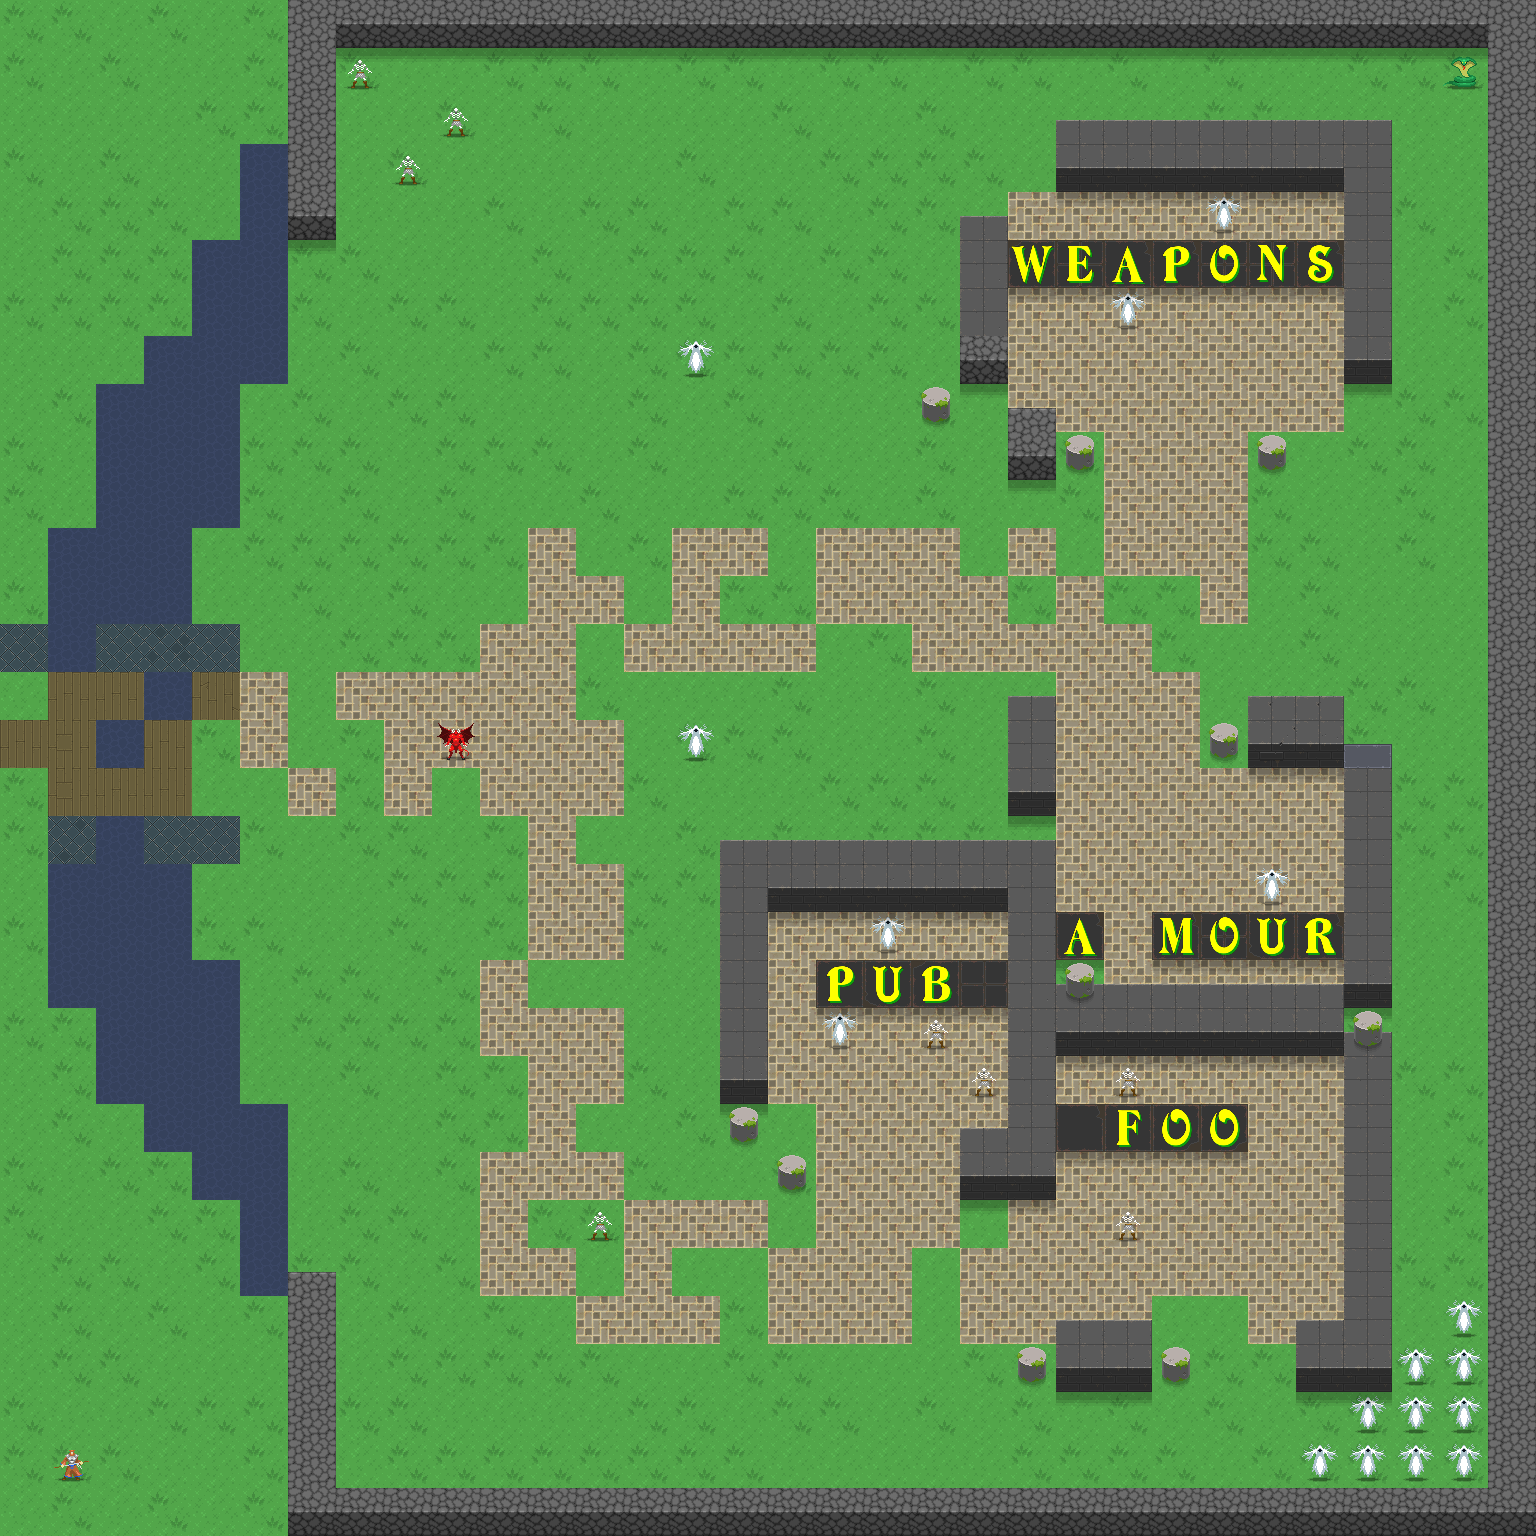

Tiled map render using the project's own tile images. Description and the map definition, with tile-layer contents summarised, below:
An orthogonal 32x32 tile map with 48x48 px tiles, 10 tile layers (floor, floor 2, creature, water_edges, ...), 2 tilesets and 29 objects (27x FRIENDLY, MONSTER, Magincia).

<map version="1.0" tiledversion="1.1.5" orientation="orthogonal" renderorder="right-down" width="32" height="32" tilewidth="48" tileheight="48" infinite="0" nextobjectid="8">
 <properties>
  <property name="startX" value="1" />
  <property name="startY" value="15" />
 </properties>
 <tileset firstgid="1" name="terrain" tilewidth="48" tileheight="48" tilecount="760" columns="20">
  <image source="uf_terrain.png" width="960" height="1824" />
  <tile id="115">
   <animation>
    <frame tileid="115" duration="500" />
    <frame tileid="116" duration="500" />
    <frame tileid="117" duration="500" />
    <frame tileid="118" duration="500" />
   </animation>
  </tile>
  <tile id="135">
   <animation>
    <frame tileid="135" duration="500" />
    <frame tileid="136" duration="500" />
    <frame tileid="137" duration="500" />
    <frame tileid="138" duration="500" />
   </animation>
  </tile>
  <tile id="155">
   <animation>
    <frame tileid="155" duration="500" />
    <frame tileid="156" duration="500" />
    <frame tileid="157" duration="500" />
    <frame tileid="158" duration="500" />
   </animation>
  </tile>
  <tile id="175">
   <animation>
    <frame tileid="175" duration="500" />
    <frame tileid="176" duration="500" />
    <frame tileid="177" duration="500" />
    <frame tileid="178" duration="500" />
   </animation>
  </tile>
  <tile id="195">
   <animation>
    <frame tileid="195" duration="300" />
    <frame tileid="196" duration="300" />
    <frame tileid="197" duration="300" />
    <frame tileid="198" duration="300" />
   </animation>
  </tile>
  <tile id="215">
   <animation>
    <frame tileid="215" duration="500" />
    <frame tileid="216" duration="500" />
    <frame tileid="217" duration="500" />
    <frame tileid="218" duration="500" />
   </animation>
  </tile>
  <tile id="644">
   <animation>
    <frame tileid="644" duration="200" />
    <frame tileid="645" duration="200" />
   </animation>
  </tile>
  <tile id="664">
   <animation>
    <frame tileid="664" duration="200" />
    <frame tileid="665" duration="200" />
   </animation>
  </tile>
  <tile id="672">
   <animation>
    <frame tileid="672" duration="750" />
    <frame tileid="673" duration="750" />
   </animation>
  </tile>
  <tile id="674">
   <animation>
    <frame tileid="674" duration="750" />
    <frame tileid="675" duration="750" />
   </animation>
  </tile>
 </tileset>
 <tileset firstgid="761" name="heroes" tilewidth="48" tileheight="48" tilecount="560" columns="40">
  <image source="uf_heroes.png" width="1920" height="672" />
 </tileset>
 <layer name="floor" width="32" height="32">
  <data>[1024 cells, 805 non-empty, 11 distinct tile ids]</data>
 </layer>
 <layer name="floor 2" width="32" height="32">
  <data>[1024 cells, 51 non-empty, 1 distinct tile ids]</data>
 </layer>
 <layer name="creature" width="32" height="32">
  <data>[1024 cells, 28 non-empty, 5 distinct tile ids]</data>
 </layer>
 <layer name="water_edges" width="32" height="32">
  <data>[1024 cells, 0 non-empty, 0 distinct tile ids]</data>
 </layer>
 <layer name="shadows" width="32" height="32">
  <data>[1024 cells, 76 non-empty, 1 distinct tile ids]</data>
 </layer>
 <layer name="walls" width="32" height="32">
  <data>[1024 cells, 200 non-empty, 15 distinct tile ids]</data>
 </layer>
 <layer name="props" width="32" height="32">
  <data>[1024 cells, 28 non-empty, 13 distinct tile ids]</data>
 </layer>
 <layer name="door" width="32" height="32">
  <data>[1024 cells, 0 non-empty, 0 distinct tile ids]</data>
 </layer>
 <layer name="torches" width="32" height="32">
  <data>[1024 cells, 0 non-empty, 0 distinct tile ids]</data>
 </layer>
 <layer name="webs" width="32" height="32">
  <data>[1024 cells, 0 non-empty, 0 distinct tile ids]</data>
 </layer>
 <objectgroup name="people">
  <object id="4" name="Nate" type="MONSTER" x="1440" y="48" width="48" height="48">
   <properties>
    <property name="creature" value="Medusa Lizard" />
    <property name="movement" value="ATTACK_AVATAR" />
    <property name="tileType" value="python" />
   </properties>
  </object>
  <object id="5" name="Virtuebane" type="FRIENDLY" x="432" y="720" width="48" height="48">
   <properties>
    <property name="movement" value="FIXED" />
    <property name="tileType" value="daemon" />
   </properties>
  </object>
  <object id="6" name="Ruskin" type="FRIENDLY" x="672" y="336" width="48" height="48">
   <properties>
    <property name="movement" value="WANDER" />
    <property name="tileType" value="ghost" />
   </properties>
  </object>
  <object id="7" name="Splot" type="FRIENDLY" x="1104" y="1200" width="48" height="48">
   <properties>
    <property name="movement" value="WANDER" />
    <property name="tileType" value="skeleton" />
   </properties>
  </object>
  <object id="8" name="Bulbous" type="FRIENDLY" x="1104" y="1056" width="48" height="48">
   <properties>
    <property name="movement" value="FIXED" />
    <property name="tileType" value="skeleton" />
   </properties>
  </object>
  <object id="9" name="Boozer" type="FRIENDLY" x="816" y="1008" width="48" height="48">
   <properties>
    <property name="movement" value="FIXED" />
    <property name="tileType" value="ghost" />
   </properties>
  </object>
  <object id="10" name="Wierdrum" type="FRIENDLY" x="432" y="96" width="48" height="48">
   <properties>
    <property name="movement" value="FIXED" />
    <property name="tileType" value="skeleton" />
   </properties>
  </object>
  <object id="11" name="Demitry" type="FRIENDLY" x="384" y="144" width="48" height="48">
   <properties>
    <property name="movement" value="FIXED" />
    <property name="tileType" value="skeleton" />
   </properties>
  </object>
  <object id="12" name="Banter" type="FRIENDLY" x="336" y="48" width="48" height="48">
   <properties>
    <property name="movement" value="FIXED" />
    <property name="tileType" value="skeleton" />
   </properties>
  </object>
  <object id="13" name="Slim" type="FRIENDLY" x="576" y="1200" width="48" height="48">
   <properties>
    <property name="movement" value="WANDER" />
    <property name="tileType" value="skeleton" />
   </properties>
  </object>
  <object id="14" name="Heywood" type="FRIENDLY" x="1104" y="288" width="48" height="48">
   <properties>
    <property name="movement" value="FIXED" />
    <property name="tileType" value="ghost" />
   </properties>
  </object>
  <object id="15" name="Faultless" type="FRIENDLY" x="1200" y="192" width="48" height="48">
   <properties>
    <property name="movement" value="FIXED" />
    <property name="tileType" value="ghost" />
   </properties>
  </object>
  <object id="16" name="Casperin" type="FRIENDLY" x="1248" y="864" width="48" height="48">
   <properties>
    <property name="movement" value="FIXED" />
    <property name="tileType" value="ghost" />
   </properties>
  </object>
  <object id="17" name="Ghostly" type="FRIENDLY" x="1296" y="1440" width="48" height="48">
   <properties>
    <property name="movement" value="WANDER" />
    <property name="tileType" value="ghost" />
   </properties>
  </object>
  <object id="18" name="Ghostly" type="FRIENDLY" x="1440" y="1296" width="48" height="48">
   <properties>
    <property name="movement" value="WANDER" />
    <property name="tileType" value="ghost" />
   </properties>
  </object>
  <object id="19" name="Ghostly" type="FRIENDLY" x="1344" y="1392" width="48" height="48">
   <properties>
    <property name="movement" value="WANDER" />
    <property name="tileType" value="ghost" />
   </properties>
  </object>
  <object id="20" name="Ghostly" type="FRIENDLY" x="1392" y="1344" width="48" height="48">
   <properties>
    <property name="movement" value="WANDER" />
    <property name="tileType" value="ghost" />
   </properties>
  </object>
  </objectgroup>
 <objectgroup name="portals" />
 <objectgroup name="rooms">
  <!-- 1 objects omitted --></objectgroup>
</map>
<!-- 12 of 29 objects omitted -->
